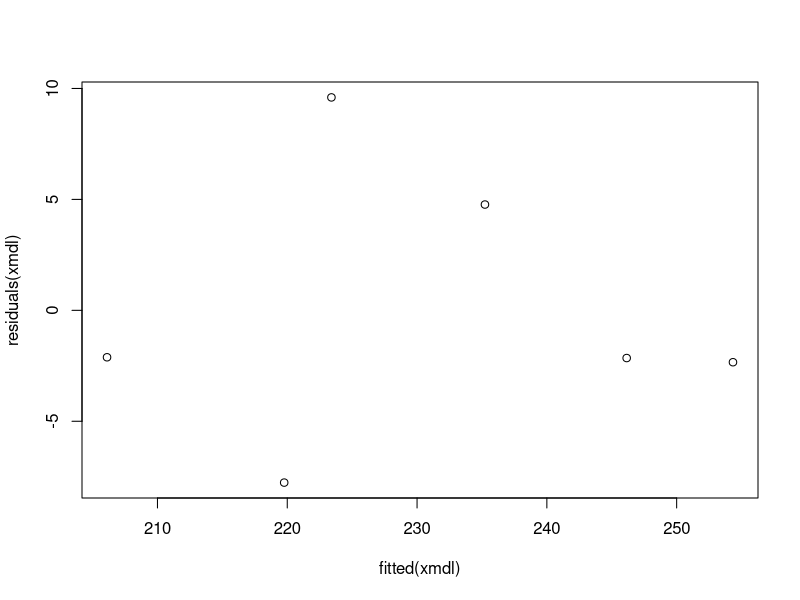
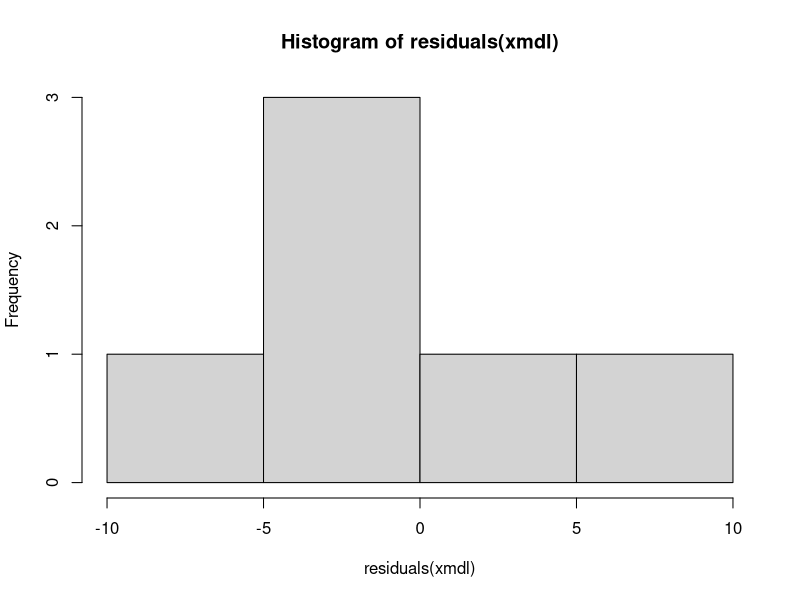
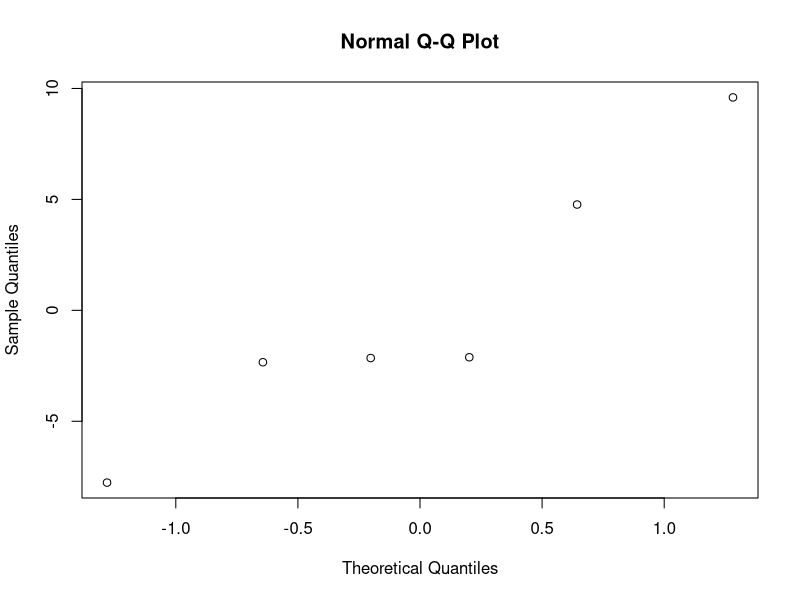

Write R code to recreate these figures, in order.
## ---- chunk 1
knitr::opts_chunk$set(echo = TRUE)
## ---- chunk 2
pitch = c(233,204,242,130,112,142) 
sex = c(rep("female",3),rep("male",3))
my.df = data.frame(sex,pitch)
my.df

xmdl = lm(pitch ~ sex, my.df) # don't need to specify error term
summary(xmdl)
## ---- chunk 3
age = c(14,23,35,48,52,67) 
pitch = c(252,244,240,233,212,204) 
my.df = data.frame(age,pitch) 
xmdl = lm(pitch ~ age, my.df) 
summary(xmdl)
## ---- chunk 4
my.df$age.c = my.df$age - mean(my.df$age) 
xmdl = lm(pitch ~ age.c, my.df) 
summary(xmdl)
## ---- chunk 5
plot(fitted(xmdl),residuals(xmdl))
## ---- chunk 6
hist(residuals(xmdl))
qqnorm(residuals(xmdl))
## ---- chunk 7
dfbeta(xmdl)
